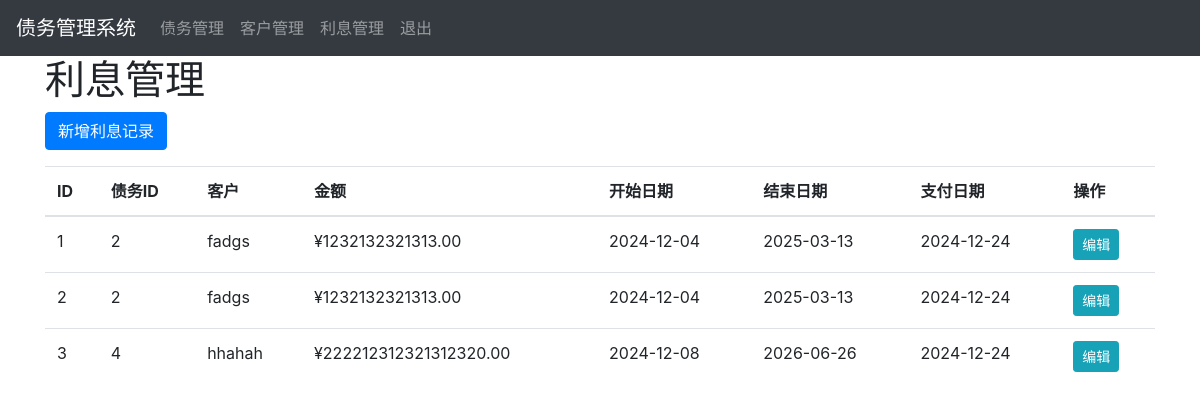
Page /interest/ (signed in) on the committed database.
### app/models/interest.py (models this page shows)
class Interest(db.Model):
    id = db.Column(db.Integer, primary_key=True)
    debt_id = db.Column(db.Integer, db.ForeignKey('debt.id'), nullable=False)
    amount = db.Column(db.Float, nullable=False)
    payment_date = db.Column(db.DateTime, nullable=False, default=datetime.utcnow)
    period_start = db.Column(db.DateTime, nullable=False)
    period_end = db.Column(db.DateTime, nullable=False)
    debt = db.relationship('Debt', backref='interest_payments')

### app/models/customer.py (models this page shows)
class Customer(db.Model):
    id = db.Column(db.Integer, primary_key=True)
    name = db.Column(db.String(64), nullable=False)
    phone = db.Column(db.String(20))
    email = db.Column(db.String(120))
    address = db.Column(db.String(256))
    id_number = db.Column(db.String(18))  # 身份证号
    created_at = db.Column(db.DateTime, default=db.func.now())

### app/routes/interest.py (the view)
@bp.route('/')
@login_required
def index():
    interests = Interest.query.all()
    return render_template('interest/index.html', interests=interests)

### app/models/user.py (called while the page is built)
@login_manager.user_loader
def load_user(id):
    return User.query.get(int(id))

### app/templates/interest/index.html
{% extends "base.html" %}
{% block content %}
<div class="container">
    <h1>利息管理</h1>
    <a href="{{ url_for('interest.create') }}" class="btn btn-primary mb-3">新增利息记录</a>
    <table class="table">
        <thead>
            <tr>
                <th>ID</th>
                <th>债务ID</th>
                <th>客户</th>
                <th>金额</th>
                <th>开始日期</th>
                <th>结束日期</th>
                <th>支付日期</th>
                <th>操作</th>
            </tr>
        </thead>
        <tbody>
            {% for interest in interests %}
            <tr>
                <td>{{ interest.id }}</td>
                <td>{{ interest.debt_id }}</td>
                <td>{{ interest.debt.customer.name }}</td>
                <td>¥{{ "%.2f"|format(interest.amount) }}</td>
                <td>{{ interest.period_start.strftime('%Y-%m-%d') }}</td>
                <td>{{ interest.period_end.strftime('%Y-%m-%d') }}</td>
                <td>{{ interest.payment_date.strftime('%Y-%m-%d') }}</td>
                <td>
                    <a href="{{ url_for('interest.edit', id=interest.id) }}" class="btn btn-sm btn-info">编辑</a>
                </td>
            </tr>
            {% endfor %}
        </tbody>
    </table>
</div>
{% endblock %}

### rows in the picture
Interest: id "1", debt_id "2", debt.customer.name "fadgs", amount "1232132321313.00", period_start "2024-12-04", period_end "2025-03-13", payment_date "2024-12-24"
Interest: id "2", debt_id "2", debt.customer.name "fadgs", amount "1232132321313.00", period_start "2024-12-04", period_end "2025-03-13", payment_date "2024-12-24"
Interest: id "3", debt_id "4", debt.customer.name "hhahah", amount "222212312321312320.00", period_start "2024-12-08", period_end "2026-06-26", payment_date "2024-12-24"
